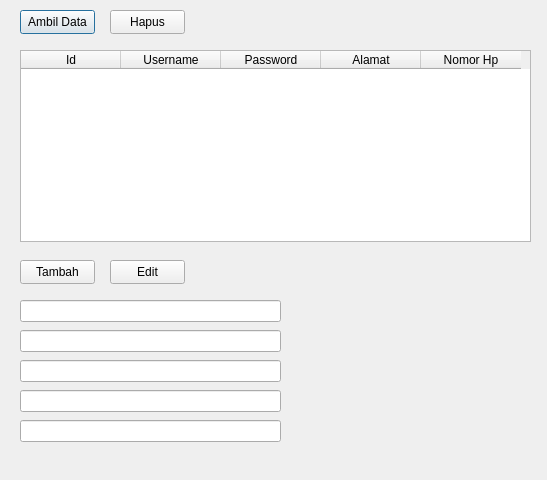
<?xml version="1.0" encoding="UTF-8"?>
<ui version="4.0">
 <class>admin</class>
 <widget class="QDialog" name="admin">
  <property name="geometry">
   <rect>
    <x>0</x>
    <y>0</y>
    <width>547</width>
    <height>480</height>
   </rect>
  </property>
  <property name="windowTitle">
   <string>ADMIN</string>
  </property>
  <widget class="QPushButton" name="admAmbilData">
   <property name="geometry">
    <rect>
     <x>20</x>
     <y>10</y>
     <width>75</width>
     <height>24</height>
    </rect>
   </property>
   <property name="text">
    <string>Ambil Data</string>
   </property>
  </widget>
  <widget class="QPushButton" name="admHapus">
   <property name="geometry">
    <rect>
     <x>110</x>
     <y>10</y>
     <width>75</width>
     <height>24</height>
    </rect>
   </property>
   <property name="text">
    <string>Hapus</string>
   </property>
  </widget>
  <widget class="QPushButton" name="admTambah">
   <property name="geometry">
    <rect>
     <x>20</x>
     <y>260</y>
     <width>75</width>
     <height>24</height>
    </rect>
   </property>
   <property name="text">
    <string>Tambah</string>
   </property>
  </widget>
  <widget class="QPushButton" name="admEdit">
   <property name="geometry">
    <rect>
     <x>110</x>
     <y>260</y>
     <width>75</width>
     <height>24</height>
    </rect>
   </property>
   <property name="text">
    <string>Edit</string>
   </property>
  </widget>
  <widget class="QTableWidget" name="tableWidget">
   <property name="geometry">
    <rect>
     <x>20</x>
     <y>50</y>
     <width>511</width>
     <height>192</height>
    </rect>
   </property>
   <property name="rowCount">
    <number>0</number>
   </property>
   <column>
    <property name="text">
     <string>Id</string>
    </property>
   </column>
   <column>
    <property name="text">
     <string>Username</string>
    </property>
   </column>
   <column>
    <property name="text">
     <string>Password</string>
    </property>
   </column>
   <column>
    <property name="text">
     <string>Alamat</string>
    </property>
   </column>
   <column>
    <property name="text">
     <string>Nomor Hp</string>
    </property>
   </column>
  </widget>
  <widget class="QLineEdit" name="lineEdit">
   <property name="geometry">
    <rect>
     <x>20</x>
     <y>300</y>
     <width>261</width>
     <height>22</height>
    </rect>
   </property>
  </widget>
  <widget class="QLineEdit" name="lineEdit_2">
   <property name="geometry">
    <rect>
     <x>20</x>
     <y>330</y>
     <width>261</width>
     <height>22</height>
    </rect>
   </property>
  </widget>
  <widget class="QLineEdit" name="lineEdit_3">
   <property name="geometry">
    <rect>
     <x>20</x>
     <y>360</y>
     <width>261</width>
     <height>22</height>
    </rect>
   </property>
  </widget>
  <widget class="QLineEdit" name="lineEdit_4">
   <property name="geometry">
    <rect>
     <x>20</x>
     <y>390</y>
     <width>261</width>
     <height>22</height>
    </rect>
   </property>
  </widget>
  <widget class="QLineEdit" name="lineEdit_5">
   <property name="geometry">
    <rect>
     <x>20</x>
     <y>420</y>
     <width>261</width>
     <height>22</height>
    </rect>
   </property>
  </widget>
 </widget>
 <resources/>
 <connections/>
</ui>
